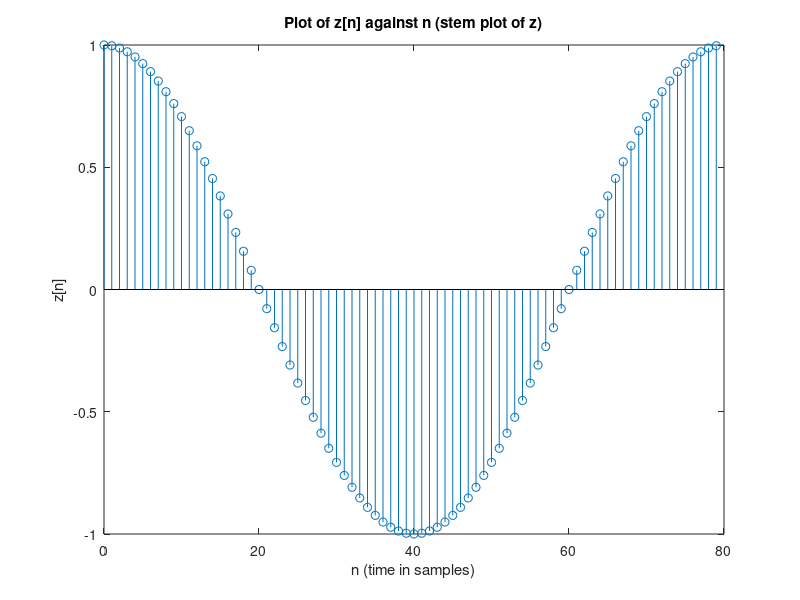
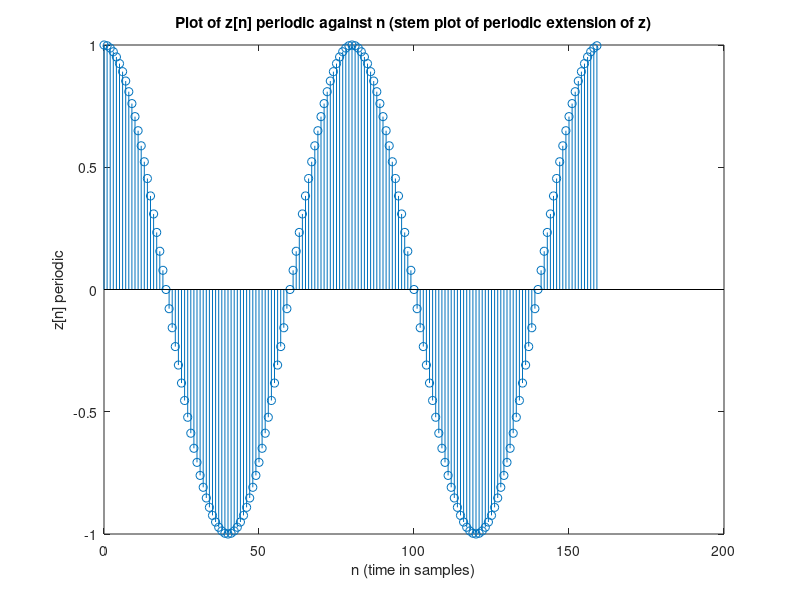
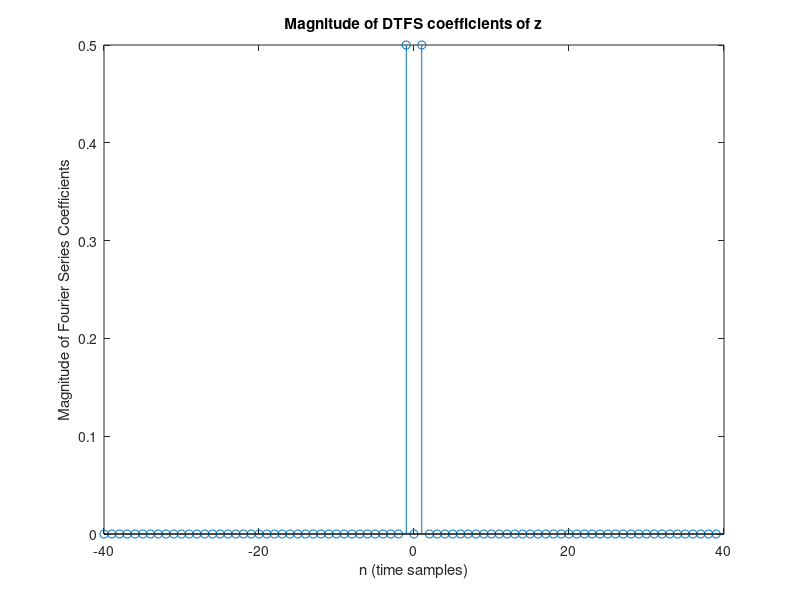
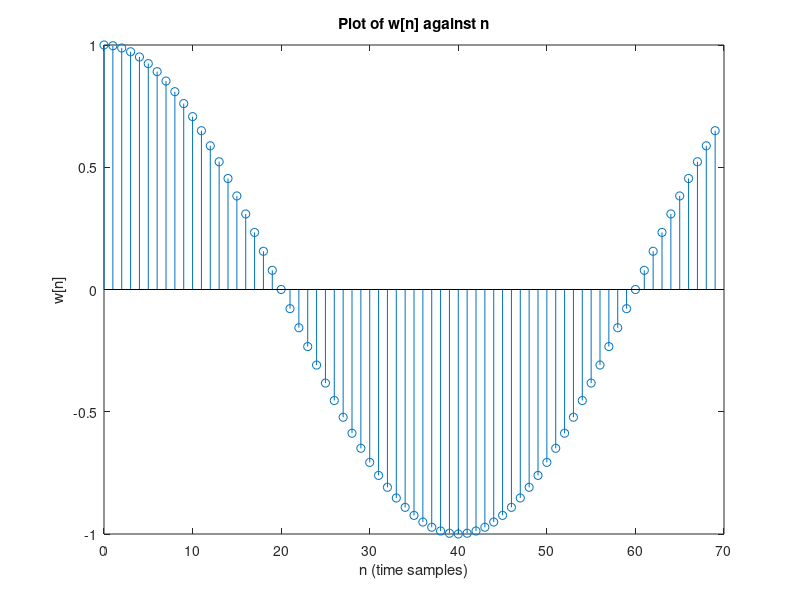

Reproduce these figures in MATLAB, in order.
% Written by Tan Jin Chun
% Last Modified : 2/9/2021
% Lab03T01

clear all;close all;clc

%% Question 1
% Initialising the variables
n = 0:79;

% Sampling frequency
Fs = 160;

% Time (Converting continuous time to discrete time)
t = n./Fs;

% Equation
x = cos(4*pi.*t);

% Initialising variable y
y = size(n);

% Need to generate the signal from 1 to 80, use a for loop for that
% (u[n]-u[n-80])
for i = 1:80
    
    % All of the rows from 1 to 80 will be filled with ones
    y(1,i) = 1;
    
end

% Getting the formula of z
z = x.*y;

% Plotting the stem plot 
stem(n,z);
xlabel("n (time in samples)");
ylabel("z[n]");
title("Plot of z[n] against n (stem plot of z)");

%% Question 2 
% Initialising the variables
n_extend = 0:159;

% Converting from discrete time to continous time
t = n_extend./Fs;

% Initialising variable z_periodic
z_periodic = size(n_extend);

% Using back the old formula above
% First half is the same
z_periodic(1,1:80) = z;

% The second half is also the same
z_periodic(1,81:160) = z;

% Plotting the stem plot 
figure
stem(n_extend,z_periodic);
xlabel("n (time in samples)");
ylabel("z[n] periodic");
title("Plot of z[n] periodic against n (stem plot of periodic extension of z)");

%% Question 3
% Period of 80
% Getting the length of z_periodic
N = length(z);

% Computing the discrete time Fourier Series Coefficient
% Use the fft() function
X = (1/N)*fft(z);

% Plotting the magnitude of the fourier coefficient 
figure
% Plotting the magnitude
stem(-floor(N/2):(N-1-floor(N/2)), fftshift(abs(X)));

% Labelling the graph
title("Magnitude of DTFS coefficients of z");
xlabel("n (time samples)");
ylabel("Magnitude of Fourier Series Coefficients");

% % Plotting the phase of the Fourier Series
% hold on
% stem(-floor(N/2):(N-1-floor(N/2)), fftshift(angle(X)));
% hold off
%%  Question 4
% Stem plot for w[n] = xs[n](u[n]-u[n-70])
n_new = 0:69;

% Time (Converting continuous time to discrete time)
t_new = n_new./Fs;

% Equation
x_new = cos(4*pi.*t_new);

% Initialising variable y
y_new = size(n_new);

% Need to generate the signal from 1 to 70, use a for loop for that
% (u[n]-u[n-70])
for i = 1:70
    
    % All of the rows from 1 to 80 will be filled with ones
    y_new(1,i) = 1;
    
end

% Getting the formula of z
w = x_new.*y_new;

% Plotting the stem plot 
figure
stem(n_new,w);
xlabel("n (time samples)");
ylabel("w[n]");
title("Plot of w[n] against n");

%% Question 5
% Initialising the variables
n_extend_new = 0:139;

% Converting from discrete time to continous time
t_extend_new = n_extend_new./Fs;

% Equation
x = cos(4*pi.*t_extend_new);

% Initialising variable z_periodic
w_periodic = size(n_extend_new);

% Using back the old formula above
% First half is the same
w_periodic(1,1:70) = w;

% The second half is also the same
w_periodic(1,71:140) = w;

% Plotting the stem plot 
figure
stem(n_extend_new,w_periodic);
xlabel("n (time samples)");
ylabel("w[n] periodic");
title("Plot of w[n] periodic against n");

%% Question 6
% Period of 70
N = length(w);

% Computing the discrete time Fourier Series Coefficient
% Use the fft() function
X_new = (1/N)*fft(w);

% Plotting the magnitude of the fourier coefficient 
% Since N is odd, so (N-1)/2
figure;

% Plotting the magnitude of the fourier coefficient
stem(-floor((N)/2):(N-1-floor((N)/2)), fftshift(abs(X_new)));

% Labelling the graph
xlabel("n (time samples)");
ylabel("Magnitude of Fourier Series Coefficients");
title("Discrete Time Fourier Series Coefficients of w");

% Plotting the phase of the Fourier Series
% hold on
% stem(-floor((N-1)/2):(N-1-floor((N-1)/2)), fftshift(angle(X_new)));
% hold off